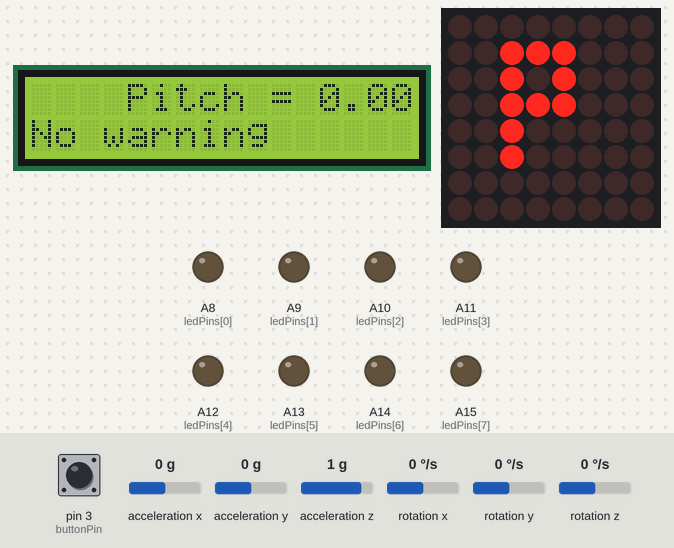
Recording of a sketch running on a simulated Arduino Mega 2560, built with avr-gcc and run on an emulated ATmega2560. Parts: 16×2 character LCD, 8×8 LED matrix, output pins drawn as LEDs (lit = HIGH). Dashed ring = blinking. The inputs (shaded band) are chosen by the test bench; at power-on: acceleration x 0 g, pin 3 (buttonPin) HIGH, acceleration y 0 g, acceleration z 1 g, rotation x 0 °/s, rotation y 0 °/s, rotation z 0 °/s.

Above: at 1.2 s.
1.3 s: acceleration x set to -1.4 g
At 1.66 s:
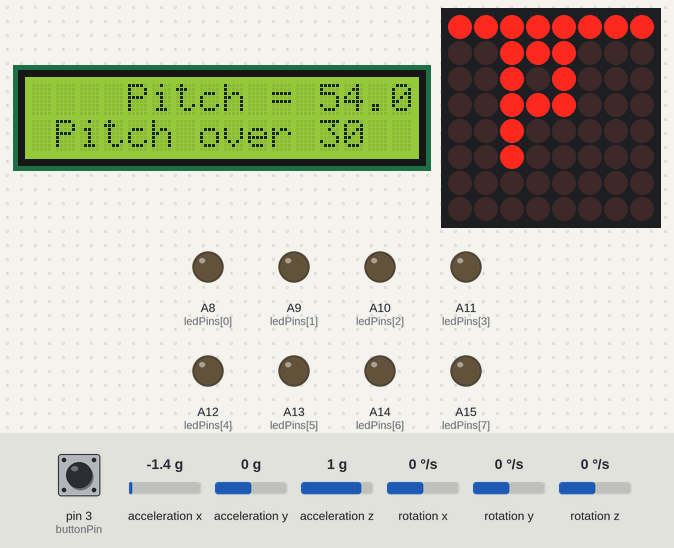
3.3 s: pin 3 (buttonPin) pulled LOW for 0.3 s
At 3.91 s:
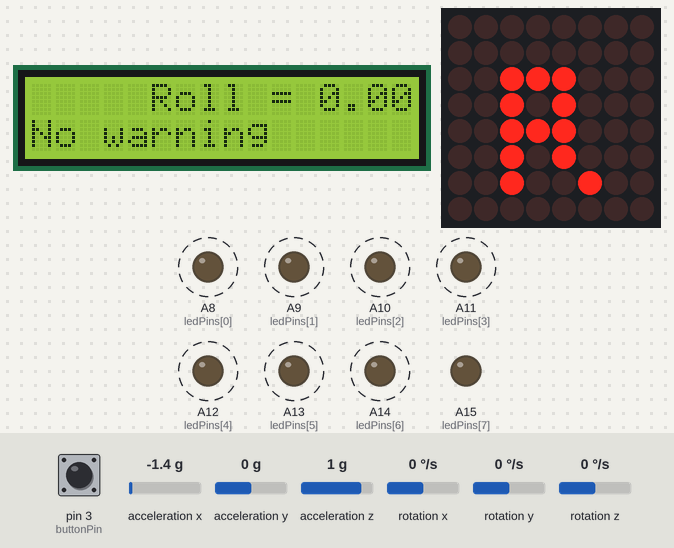
5.5 s: acceleration y set to -1.4 g
At 5.88 s:
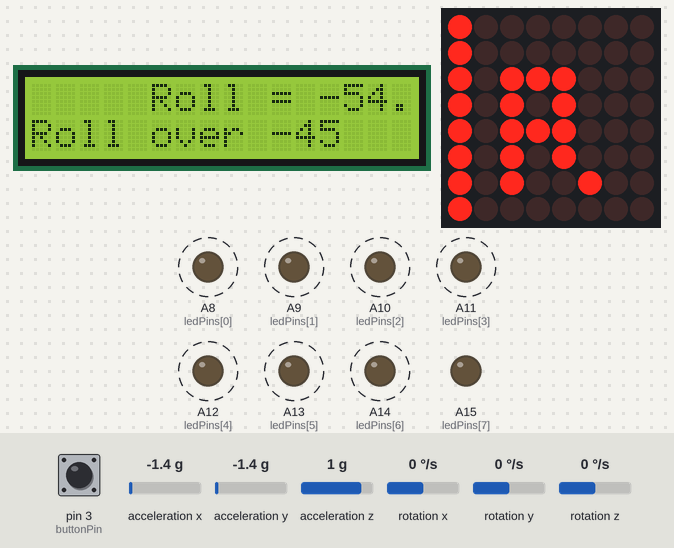
7.5 s: pin 3 (buttonPin) pulled LOW for 1 s
At 8.9 s:
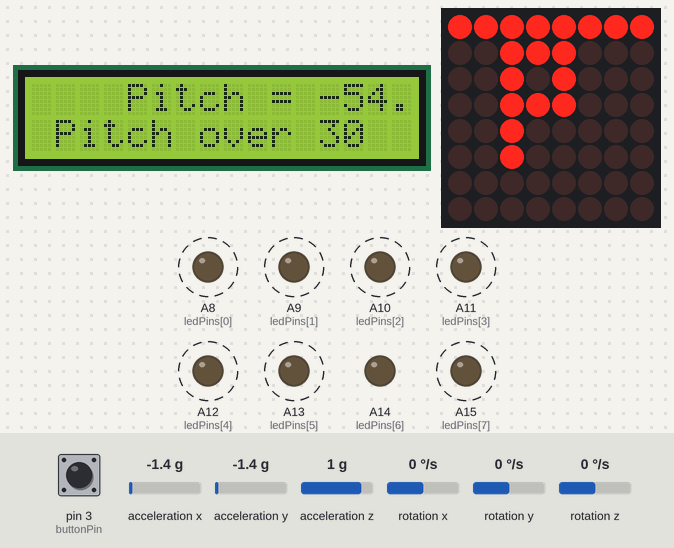
11.2 s: acceleration y set to -1.1 g
12.7 s: acceleration y set to -0.8 g
At 12.91 s:
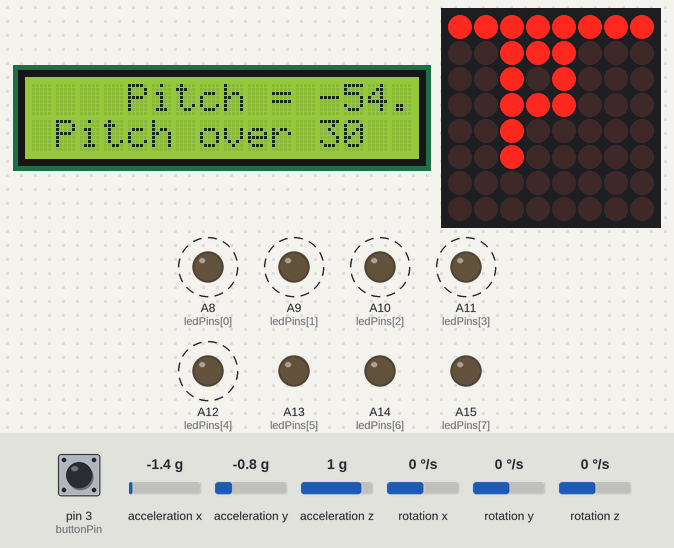
Timing chart, 0 to 16.5 s (numbered marks = the images above; inputs shaded):
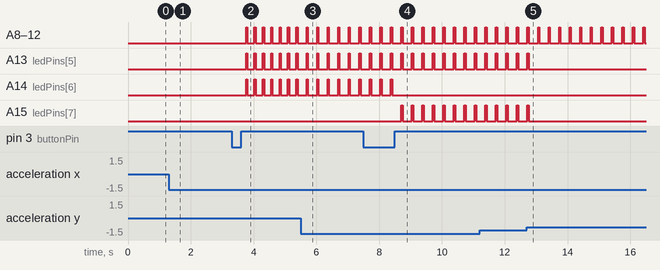

Measured:
- the behaviour switches between -1 and -0.9 g on acceleration y (found by bisection; images 4 and 5)
- after the input at 1.3 s, the display: first changes after 0.17 s (image 1 shows a later state)
- after the input at 3.3 s, A8 (ledPins[0]), A9 (ledPins[1]), A10 (ledPins[2]), A11 (ledPins[3]), A12 (ledPins[4]), A13 (ledPins[5]), A14 (ledPins[6]): alternates HIGH for 0.04 s and LOW for 0.23 s, starting after 0.46 s; the display: first differs from a run without the input after 0.46 s (image 2 shows a later state)
- after the input at 5.5 s, A8 (ledPins[0]), A9 (ledPins[1]), A10 (ledPins[2]), A11 (ledPins[3]), A12 (ledPins[4]), A13 (ledPins[5]), A14 (ledPins[6]): alternates HIGH for 0.04 s and LOW for 0.30 s, starting after 0.19 s; the display: first changes after 0.19 s (image 3 shows a later state)
- after the input at 7.5 s, A14 (ledPins[6]): goes on until 8.4 s, then stays LOW; A15 (ledPins[7]): alternates HIGH for 0.04 s and LOW for 0.29 s, starting after 1.2 s; the display: first differs from a run without the input after 1.2 s (image 4 shows a later state)
- after the input at 12.7 s, A13 (ledPins[5]), A15 (ledPins[7]): goes on until 12.8 s, then stays LOW

The sketch:

Atttidue_Code.ino
```cpp
#include <Wire.h> //Sensor
#include <MPU6050.h> //Sensor
MPU6050 mpu; //Sensor -  MU-6050 SDA to SDA and SCL TO SCL with a VCC and GND attached

#include <LiquidCrystal.h>
LiquidCrystal lcd(7, 8, 9, 10, 11, 12);

#include <LedControl.h>
const int DIN_PIN = 6;
const int CS_PIN =  5;
const int CLK_PIN = 4;
const uint64_t Warn_right[] = { 0x80a4949c949c8080 }; // right
const uint64_t Warn_left[] =  { 0x0125151d151d0101 }; //left
const uint64_t Warn_up[] =    { 0x000004041c141cff }; //up
const uint64_t Warn_down[] =  { 0xff0004041c141c00 }; //down
const uint64_t roll_Mode[] =  { 0x0024141c141c0000 }; //Roll mode
const uint64_t roll_1[] =     { 0x0024141c141c0002 }; //7.5Degree
const uint64_t roll_2[] =     { 0x0024141c141c0006 }; //15D
const uint64_t roll_3[] =     { 0x0024141c141c000e }; //22.5D
const uint64_t roll_4[] =     { 0x0024141c141c001e }; //30D
const uint64_t roll_5[] =     { 0x0024141c141c003e }; //37.5D
const uint64_t roll_6[] =     { 0x0024141c141c007e }; //45D
const uint64_t pitch_Mode[] = { 0x000004041c141c00 }; //Pitch mode
const uint64_t pitch_1[] =    { 0x000004041c141d00 }; //5Degree
const uint64_t pitch_2[] =    { 0x000004041c151d00 }; //10D
const uint64_t pitch_3[] =    { 0x000004041d151d00 }; //15D
const uint64_t pitch_4[] =    { 0x000004051d151d00 }; //20D
const uint64_t pitch_5[] =    { 0x000005051d151d00 }; //25D
const uint64_t pitch_6[]      { 0x000105051d151d00 }; //30D
LedControl display = LedControl(DIN_PIN, CLK_PIN, CS_PIN);
int i = 0;

//Button
int buttonPin = 3;
int lastButtonState = 0;

int ledPins[] = {A8,A9,A10,A11,A12,A13,A14,A15}; // pins A14 and A15 are used to indicate warnings

void setup() {
  for(int x = 0; x < 8; x++) pinMode(ledPins[x],OUTPUT); // setting up the LED pins
  pinMode(buttonPin,INPUT); // button pin set up
  display.clearDisplay(0); // LED dot matrix setup
  display.shutdown(0, false); // LED dot matrix setup
  display.setIntensity(0, 10); // LED dot matrix setup
  while(!mpu.begin(MPU6050_SCALE_2000DPS, MPU6050_RANGE_2G)) { //setting up the sensor aswell as checking that it is connected
    lcd.println("Could not find a valid MPU6050 sensor, check wiring!");
    delay(500);
  }
  lcd.begin(16, 2); //16 characters on 2 lines and setting up the LCD
}

void displayImage(uint64_t image) { // LED Dot matix, setting each dot in the matrix depending on the code that was called
  for (int i = 0; i < 8; i++) {
    byte row = (image >> i * 8) & 0xFF;
    for (int j = 0; j < 8; j++) {
      display.setLed(0, i, j, bitRead(row, j));
      }
   }
}

void loop() {
  static byte lastState = HIGH; // variable to remember the last state of the button
  static byte selectedMode = 1; // variable to remember selected mode
  byte currState = digitalRead(buttonPin); // read the button
  if (currState != lastState) { // if it changed
    if (lastState == LOW) {  // button was released if last state was LOW
      if (selectedMode == 1) // change selected mode
        selectedMode = 2;
      else
        selectedMode = 1;
      lastButtonState = 1; // reset currentState so we start from the beginning
      }
    lastState = currState;  // remember last state
  }
  if (selectedMode == 1) {
    pitchMode(); // goes to pitch mode
  }
  else {
    rollMode(); // goes to roll mode
  }
}

void pitchMode() {
  // Pitch values
  Vector normAccel = mpu.readNormalizeAccel(); //reads the Accellorometer values
  float pitch = 0; //float
  pitch = -(atan2(normAccel.XAxis, sqrt(normAccel.YAxis*normAccel.YAxis + normAccel.ZAxis*normAccel.ZAxis))*180.0)/M_PI; //https://www.electronicwings.com/arduino/mpu6050-interfacing-with-arduino-uno
  pitch = lround(pitch); //rounds the pitch value to the nearest digit rather than having decimals
  lcd.setCursor(3, 0); // set in to remove some of the decimal places
  lcd.print(" Pitch = ");
  int pitchNew = (int)pitch; // float to int conversion
  if(pitchNew % 2 == 0){ // https://forum.arduino.cc/index.php?topic=525358.0
    lcd.print(pitch);
    }

  displayImage(pitch_Mode[i]);

  if (pitch >= 5 || pitch <= -5){ // if the pitch is over 5 or -5 shows the LED DOT matrix
    displayImage(pitch_1[i]);
  }
  if (pitch >= 10 || pitch <= -10){
    displayImage(pitch_2[i]);
  }
  if (pitch >= 15 || pitch <= -15){
    displayImage(pitch_3[i]);
  }
  if (pitch >= 20 || pitch <= -20){
    displayImage(pitch_4[i]);
  }
  if (pitch >= 25 || pitch <= -25){
    displayImage(pitch_5[i]);
  }
  if (pitch >= 30 || pitch <= -30){
    displayImage(pitch_6[i]);
  }

  float roll = 0; // this section is for the LED lights to show roll whilst on pitch mode
  roll = (atan2(normAccel.YAxis, normAccel.ZAxis)*180.0)/M_PI; // this works out the roll
  roll = round(roll);
  if (roll >= 7.5 || roll <= -7.5){ // if the roll is over 7.5 or -7.5 set LED to ON
    digitalWrite(ledPins[0], HIGH);
  }
  if (roll >= 15 || roll <= -15){
    digitalWrite(ledPins[1], HIGH);
  }
  if (roll >= 22.5 || roll <= -22.5){
    digitalWrite(ledPins[2], HIGH);
  }
  if (roll >= 30 || roll <= -30){
    digitalWrite(ledPins[3], HIGH);
  }
  if (roll >= 37.5 || roll <= -37.5){
    digitalWrite(ledPins[4], HIGH);
  }
  if (roll >= 45 || roll <= -45){
    digitalWrite(ledPins[5], HIGH);
  }
  if (roll >= 45) {
    digitalWrite(ledPins[6], HIGH);
    }
  if (roll <= -45) {
    digitalWrite(ledPins[7], HIGH);
    }
  delay(40);
  for(int x = 0; x < 8; x++)(digitalWrite(ledPins[x], LOW)); // set all LEDS to off

  if (pitch >= 30) { //warning for if the pitch is too high
    lcd.setCursor(0, 1); //1st 0 is amount of characters, for middle do lcd.setCursor(8,0)  2nd is the line selected
    lcd.write(" Pitch over 30");
    displayImage(Warn_up[i]);
    }
  else if (pitch <= -30) { // if else is used as it is more efficent as it stops doing comparisons as soon as it finds one is true. if-if-if does every comparison.
    lcd.setCursor(0, 1);
    lcd.write("Pitch below -30"); //if pitch is over or equal to 40 warning is shown
    displayImage(Warn_down[i]);
    }
  else {
    lcd.setCursor(0, 1);
    lcd.write("No warning       "); // this is 16 characters long to "clear" the line. Because using lcd.clear would not be appropriate as it will be blank throught the program
    }
  delay(210); //4times a second 250 - any other delays
}

void rollMode() {
  Vector normAccel = mpu.readNormalizeAccel();
  float roll = 0;
  roll = (atan2(normAccel.YAxis, normAccel.ZAxis)*180.0)/M_PI; // formula to work out the roll
  roll = round(roll); // round the roll to digit removing the decimals
  lcd.setCursor(4, 0); // set in to removed decimal places and to be in the same position  as Pitch
  lcd.write(" Roll = ");
  int rollNew = (int)roll; //Float to Int conversion
  if(rollNew % 2 == 0){
    lcd.print(roll);
  }

  displayImage(roll_Mode[i]);

  if (roll >= 7.5 || roll <= -7.5){ // if roll is over 7.5 or -7.5 shows the LED DOT matrix
    displayImage(roll_1[i]);
  }
  if (roll >= 15 || roll <= -15){
    displayImage(roll_2[i]);
  }
  if (roll >= 22.5 || roll <= -22.5){
    displayImage(roll_3[i]);
  }
  if (roll >= 30 || roll <= -30){
    displayImage(roll_4[i]);
  }
  if (roll >= 37.5 || roll <= -37.5){
    displayImage(roll_5[i]);
  }
  if (roll >= 45 || roll <= -45){
    displayImage(roll_6[i]);
  }

  float pitch = 0; //float  this section is for the LED lights to show pitch whilst on roll mode
  pitch = -(atan2(normAccel.XAxis, sqrt(normAccel.YAxis*normAccel.YAxis + normAccel.ZAxis*normAccel.ZAxis))*180.0)/M_PI;
  if (pitch > 5 || pitch < -5){ // if the pitch is over 5 or -5 shows the LED comes on
    digitalWrite(ledPins[0], HIGH);
  }
  if (pitch >= 10 || pitch <= -10){
    digitalWrite(ledPins[1], HIGH);
  }
  if (pitch >= 15 || pitch <= -15){
    digitalWrite(ledPins[2], HIGH);
  }
  if (pitch >= 20 || pitch <= -20){
    digitalWrite(ledPins[3], HIGH);
  }
  if (pitch >= 25 || pitch <= -25){
    digitalWrite(ledPins[4], HIGH);
  }
  if (pitch >= 30 || pitch <= -30){
    digitalWrite(ledPins[5], HIGH);
  }
  if (pitch >= 30) {
    digitalWrite(ledPins[6], HIGH);
    }
  if (pitch <= -30) {
    digitalWrite(ledPins[7], HIGH);
    }
  delay(40);
  for(int x = 0; x < 8; x++)(digitalWrite(ledPins[x], LOW)); // resets all the LED's

  if (roll >= 45) { // if roll is over or equal to 45 warning is shown
    lcd.setCursor(0, 1); //1st 0 is amount of char, for middle do lcd.setCursor(8,0)
    lcd.write("Roll over 45");
    displayImage(Warn_right[i]);
    }
  else if (roll <= -45) {
    lcd.setCursor(0, 1);
    lcd.write("Roll over -45");
    displayImage(Warn_left[i]);
    }
  else {
    lcd.setCursor(0, 1);
    lcd.write("No warning       ");
    }
  delay(210); //4times a second 250 - any other delays
}
```
